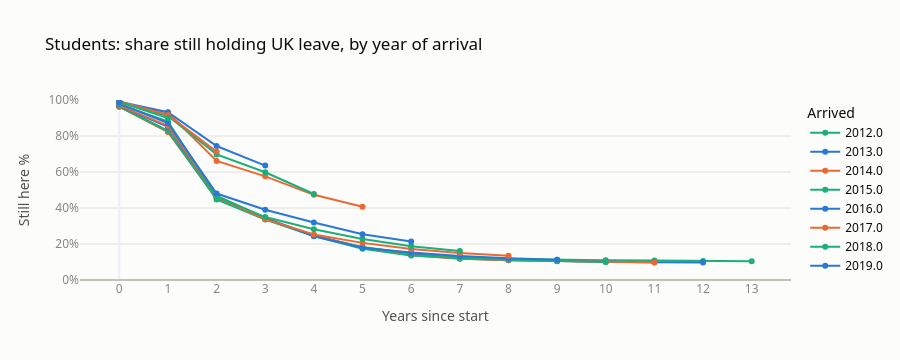

This figure's notebook cell:
### Code cell
plot = status.reset_index()
plot = plot[plot["Year of initial leave"] >= 2012]
plot["Arrived"] = plot["Year of initial leave"].astype(str)

grey = {str(y): "lightgrey" for y in range(2012, 2020)}

fig = px.line(
    plot, x="Years since start", y="Still here %", color="Arrived",
    markers=True, color_discrete_map=grey,
    title="Students: share still holding UK leave, by year of arrival",
)
fig.update_xaxes(dtick=1)
fig.update_yaxes(range=[0, 100], ticksuffix="%")
fig.show()

### Figure 1 — Plotly figure (JSON) as saved in the notebook; plotly's stock layout.template omitted (floating-point values rounded to 4 significant figures)
{"data": [{"hovertemplate": "Arrived=2012.0<br>Years since start=%{x}<br>Still here %=%{y}<extra></extra>", "legendgroup": "2012.0", "line": {"color": "#1baf7a", "dash": "solid"}, "marker": {"symbol": "circle"}, "mode": "lines+markers", "name": "2012.0", "orientation": "v", "showlegend": true, "type": "scatter", "visible": true, "x": [0, 1, 2, 3, 4, 5, 6, 7, 8, 9, 10, 11, 12, 13], "xaxis": "x", "y": [96.35, 82.53, 46.88, 34.06, 24.67, 18.3, 14.79, 12.88, 11.73, 11.22, 10.92, 10.77, 10.61, 10.38], "yaxis": "y"}, {"hovertemplate": "Arrived=2013.0<br>Years since start=%{x}<br>Still here %=%{y}<extra></extra>", "legendgroup": "2013.0", "line": {"color": "#2a78d6", "dash": "solid"}, "marker": {"symbol": "circle"}, "mode": "lines+markers", "name": "2013.0", "orientation": "v", "showlegend": true, "type": "scatter", "visible": true, "x": [0, 1, 2, 3, 4, 5, 6, 7, 8, 9, 10, 11, 12], "xaxis": "x", "y": [96.49, 82.77, 46.33, 33.99, 24.69, 17.91, 14.18, 11.88, 10.9, 10.42, 10.13, 9.926, 9.708], "yaxis": "y"}, {"hovertemplate": "Arrived=2014.0<br>Years since start=%{x}<br>Still here %=%{y}<extra></extra>", "legendgroup": "2014.0", "line": {"color": "#eb6834", "dash": "solid"}, "marker": {"symbol": "circle"}, "mode": "lines+markers", "name": "2014.0", "orientation": "v", "showlegend": true, "type": "scatter", "visible": true, "x": [0, 1, 2, 3, 4, 5, 6, 7, 8, 9, 10, 11], "xaxis": "x", "y": [96.32, 82.16, 45.34, 33.82, 24.71, 17.94, 13.79, 11.82, 11.02, 10.52, 10.13, 9.765], "yaxis": "y"}, {"hovertemplate": "Arrived=2015.0<br>Years since start=%{x}<br>Still here %=%{y}<extra></extra>", "legendgroup": "2015.0", "line": {"color": "#1baf7a", "dash": "solid"}, "marker": {"symbol": "circle"}, "mode": "lines+markers", "name": "2015.0", "orientation": "v", "showlegend": true, "type": "scatter", "visible": true, "x": [0, 1, 2, 3, 4, 5, 6, 7, 8, 9, 10], "xaxis": "x", "y": [96.27, 82.76, 44.74, 33.61, 24.44, 17.3, 13.62, 12.14, 11.24, 10.53, 9.96], "yaxis": "y"}, {"hovertemplate": "Arrived=2016.0<br>Years since start=%{x}<br>Still here %=%{y}<extra></extra>", "legendgroup": "2016.0", "line": {"color": "#2a78d6", "dash": "solid"}, "marker": {"symbol": "circle"}, "mode": "lines+markers", "name": "2016.0", "orientation": "v", "showlegend": true, "type": "scatter", "visible": true, "x": [0, 1, 2, 3, 4, 5, 6, 7, 8, 9], "xaxis": "x", "y": [96.67, 85.04, 46.46, 34.49, 24.32, 17.95, 15.27, 13.39, 12.09, 11.2], "yaxis": "y"}, {"hovertemplate": "Arrived=2017.0<br>Years since start=%{x}<br>Still here %=%{y}<extra></extra>", "legendgroup": "2017.0", "line": {"color": "#eb6834", "dash": "solid"}, "marker": {"symbol": "circle"}, "mode": "lines+markers", "name": "2017.0", "orientation": "v", "showlegend": true, "type": "scatter", "visible": true, "x": [0, 1, 2, 3, 4, 5, 6, 7, 8], "xaxis": "x", "y": [96.74, 85.73, 46.3, 33.82, 25.3, 20.62, 17.26, 14.96, 13.42], "yaxis": "y"}, {"hovertemplate": "Arrived=2018.0<br>Years since start=%{x}<br>Still here %=%{y}<extra></extra>", "legendgroup": "2018.0", "line": {"color": "#1baf7a", "dash": "solid"}, "marker": {"symbol": "circle"}, "mode": "lines+markers", "name": "2018.0", "orientation": "v", "showlegend": true, "type": "scatter", "visible": true, "x": [0, 1, 2, 3, 4, 5, 6, 7], "xaxis": "x", "y": [97.61, 88.07, 46.4, 34.97, 28.16, 22.83, 18.71, 16.06], "yaxis": "y"}, {"hovertemplate": "Arrived=2019.0<br>Years since start=%{x}<br>Still here %=%{y}<extra></extra>", "legendgroup": "2019.0", "line": {"color": "#2a78d6", "dash": "solid"}, "marker": {"symbol": "circle"}, "mode": "lines+markers", "name": "2019.0", "orientation": "v", "showlegend": true, "type": "scatter", "visible": true, "x": [0, 1, 2, 3, 4, 5, 6], "xaxis": "x", "y": [97.92, 87.13, 48.02, 39.03, 31.92, 25.42, 21.37], "yaxis": "y"}, {"hovertemplate": "Arrived=2020.0<br>Years since start=%{x}<br>Still here %=%{y}<extra></extra>", "legendgroup": "2020.0", "line": {"color": "#eb6834", "dash": "solid"}, "marker": {"symbol": "circle"}, "mode": "lines+markers", "name": "2020.0", "orientation": "v", "showlegend": true, "type": "scatter", "visible": true, "x": [0, 1, 2, 3, 4, 5], "xaxis": "x", "y": [98.51, 93.08, 66.15, 57.59, 47.33, 40.68], "yaxis": "y"}, {"hovertemplate": "Arrived=2021.0<br>Years since start=%{x}<br>Still here %=%{y}<extra></extra>", "legendgroup": "2021.0", "line": {"color": "#1baf7a", "dash": "solid"}, "marker": {"symbol": "circle"}, "mode": "lines+markers", "name": "2021.0", "orientation": "v", "showlegend": true, "type": "scatter", "visible": true, "x": [0, 1, 2, 3, 4], "xaxis": "x", "y": [99.25, 91.16, 69.78, 59.84, 47.78], "yaxis": "y"}, {"hovertemplate": "Arrived=2022.0<br>Years since start=%{x}<br>Still here %=%{y}<extra></extra>", "legendgroup": "2022.0", "line": {"color": "#2a78d6", "dash": "solid"}, "marker": {"symbol": "circle"}, "mode": "lines+markers", "name": "2022.0", "orientation": "v", "showlegend": true, "type": "scatter", "visible": true, "x": [0, 1, 2, 3], "xaxis": "x", "y": [99.04, 93.24, 74.43, 63.57], "yaxis": "y"}, {"hovertemplate": "Arrived=2023.0<br>Years since start=%{x}<br>Still here %=%{y}<extra></extra>", "legendgroup": "2023.0", "line": {"color": "#eb6834", "dash": "solid"}, "marker": {"symbol": "circle"}, "mode": "lines+markers", "name": "2023.0", "orientation": "v", "showlegend": true, "type": "scatter", "visible": true, "x": [0, 1, 2], "xaxis": "x", "y": [99.23, 91.72, 71.32], "yaxis": "y"}, {"hovertemplate": "Arrived=2024.0<br>Years since start=%{x}<br>Still here %=%{y}<extra></extra>", "legendgroup": "2024.0", "line": {"color": "#1baf7a", "dash": "solid"}, "marker": {"symbol": "circle"}, "mode": "lines+markers", "name": "2024.0", "orientation": "v", "showlegend": true, "type": "scatter", "visible": true, "x": [0, 1], "xaxis": "x", "y": [98.89, 89.95], "yaxis": "y"}, {"hovertemplate": "Arrived=2025.0<br>Years since start=%{x}<br>Still here %=%{y}<extra></extra>", "legendgroup": "2025.0", "line": {"color": "#2a78d6", "dash": "solid"}, "marker": {"symbol": "circle"}, "mode": "lines+markers", "name": "2025.0", "orientation": "v", "showlegend": true, "type": "scatter", "visible": true, "x": [0], "xaxis": "x", "y": [98.81], "yaxis": "y"}], "layout": {"autosize": true, "height": 360, "legend": {"title": {"text": "Arrived"}, "tracegroupgap": 0}, "title": {"text": "Students: share still holding UK leave, by year of arrival"}, "xaxis": {"anchor": "y", "autorange": true, "domain": [0, 1], "dtick": 1, "range": [-0.7888, 13.79], "title": {"text": "Years since start"}, "type": "linear"}, "yaxis": {"anchor": "x", "domain": [0, 1], "range": [0, 100], "ticksuffix": "%", "title": {"text": "Still here %"}, "type": "linear"}}}
